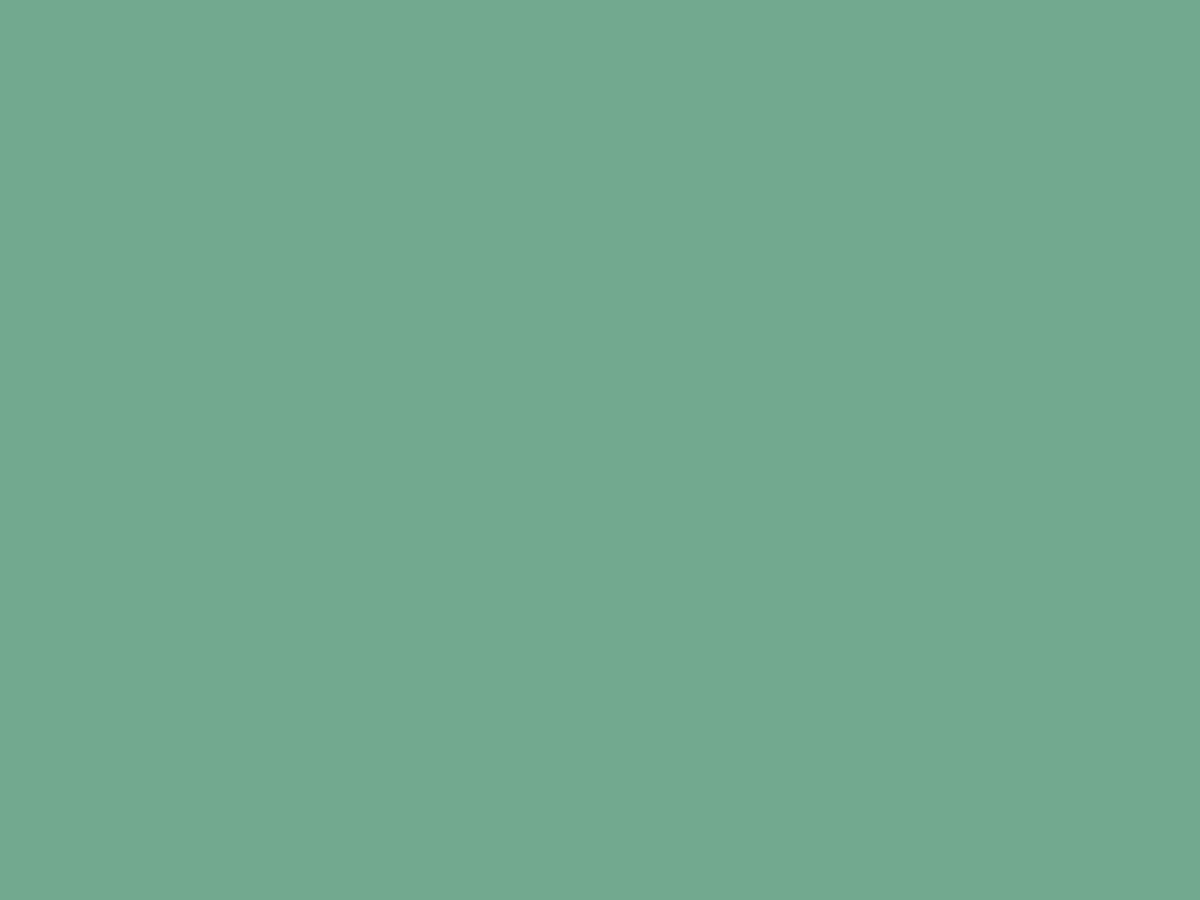
Frame 1 (no input)
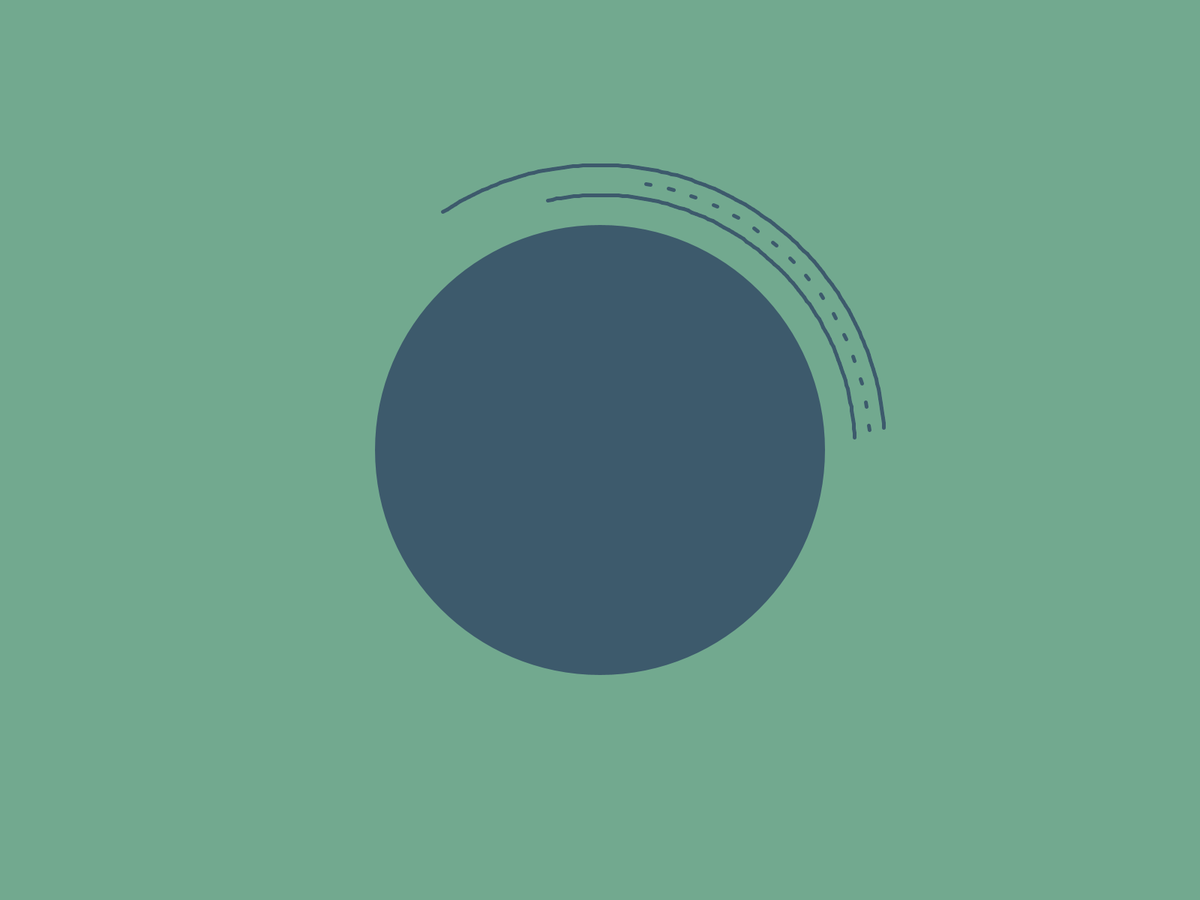
Frame 60 (the mouse pressed at the canvas centre just before this capture)
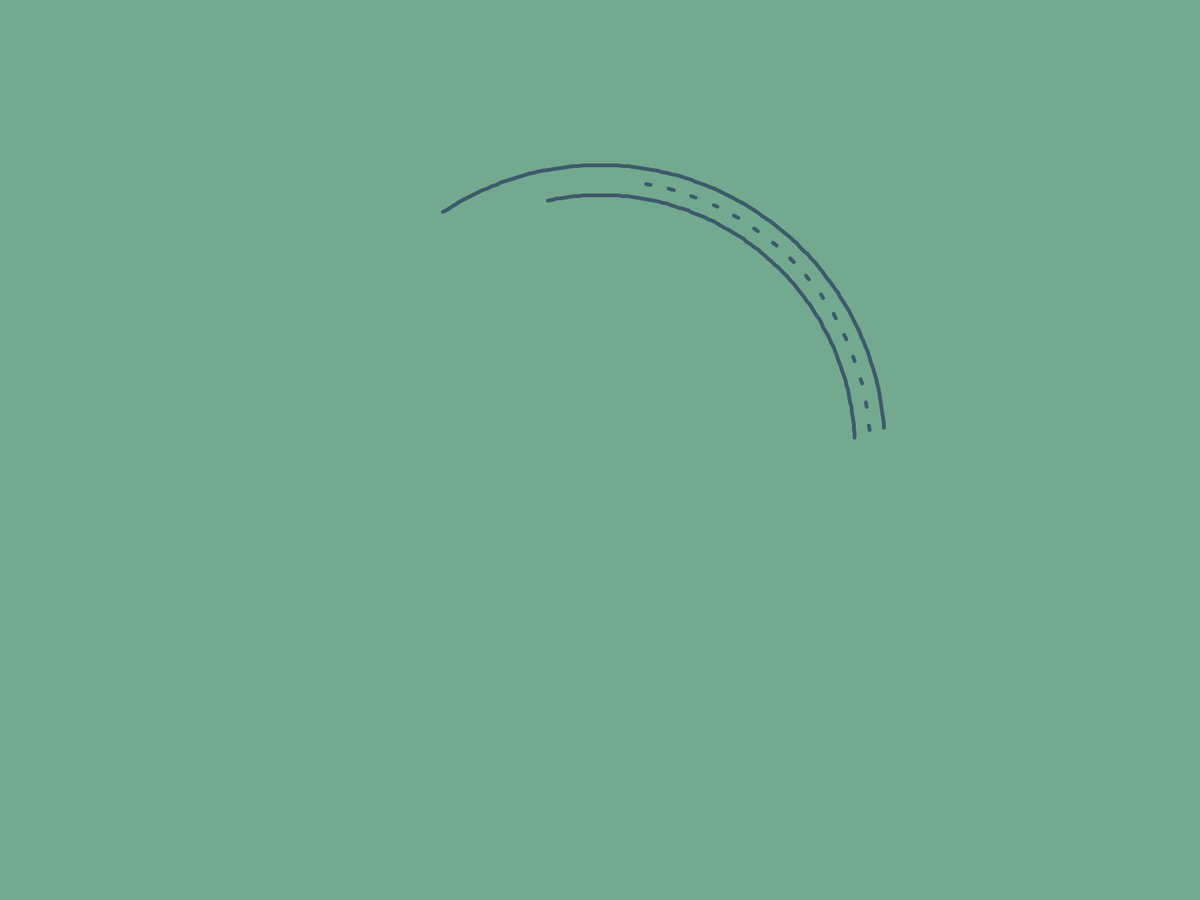
Frame 120 (the mouse held since frame 60 and released just before this capture)

The Processing sketch that drew these frames (run headless with seeded random() and noise(); from frame 60 on, the mouse is pressed at the canvas centre):

// Processing sketch: smoothMoving
// ── smoothMoving.pde
Circle[]c;
float[]time;
float[]step;
float rad=0;
float tArea=0;
float bool=1;
void setup() {
	fullScreen();
	c=new Circle[6];
	time=new float[c.length];
	step=new float[c.length];
	c[0]=new Circle(width/2,height/2,500);
	c[1]=new Circle(width/2,height/2,460);
	c[2]=new Circle(width/2,height/2,420);
	c[3]=new Circle(width/2,height/2,380);
	c[4]=new Circle(width/2,height/2,360);
	c[5]=new Circle(width/2,height/2,340);
	for(int i=0;i<c.length;i++){
		time[i]=0;
	}
	step[0]=0.022;
	step[1]=0.026;
	step[2]=0.024;
	step[3]=0.022;
	step[4]=0.026;
	step[5]=0.024;
}

void draw() {
	background(#72A98F);
	noStroke();
	fill(#3D5A6C);
	ellipse(width/2, height/2,rad,rad);
	rad=get2(tArea)*300*2;
	tArea+=0.05*bool;
	if(tArea>=1){
		tArea=1;
	}
	if(tArea<=0){
		tArea=0;
	}
	for(int i=0;i<3;i++){
		if(i%2==0){
			c[i].update(time[i]);
		}
		else{
			c[i].update2(time[i]);
		}
		time[i]+=step[i];
		if(time[i]>1){
			time[i]=1;
		}
	}
	for(int i=3;i<6;i++){
		if(time[2]>0.7){
			if(i%2==1){
				c[i].update(time[i]);
			}
			else{
				c[i].update2(time[i]);
			}
			time[i]+=step[i];
			if(time[i]>1){
				time[i]=1;
			}
		}
	}
	if(time[5]==1&&tArea==1){
		bool*=-1;
	}
	smooth();
}

void mousePressed(){
	for(int i=0;i<c.length;i++){
		time[i]=0;
	}
	bool*=-1;
}
class Circle{
	float x;
	float y;
	float rad;
	Circle(float x,float y,float rad){
		this.x=x;
		this.y=y;
		this.rad=rad;
	}
	void update(float t){
		float f=get2(t);
		//f=t;
		println(f);
		for(float i=t*360;i<f*360;i++){
			stroke(#3D5A6C);
			fill(#3D5A6C);
			strokeWeight(5);
			line(cos(radians(i-1))*rad+x,sin(radians(i-1))*rad+y,
				cos(radians(i))*rad+x,sin(radians(i))*rad+y);
		}
	}
	void update2(float t){
		float f=get2(t);
		//f=t;
		println(f);
		for(float i=t*360;i<f*360;i+=5){
			stroke(#3D5A6C);
			noFill();
			strokeWeight(5);
			line(cos(radians(i-1))*rad+x,sin(radians(i-1))*rad+y,
				cos(radians(i))*rad+x,sin(radians(i))*rad+y);
		}
	}
}

float get2(float t) {
	float value=(t==1.0)?1.0:-pow(2, -10 * t) + 1;
	return value;
}
